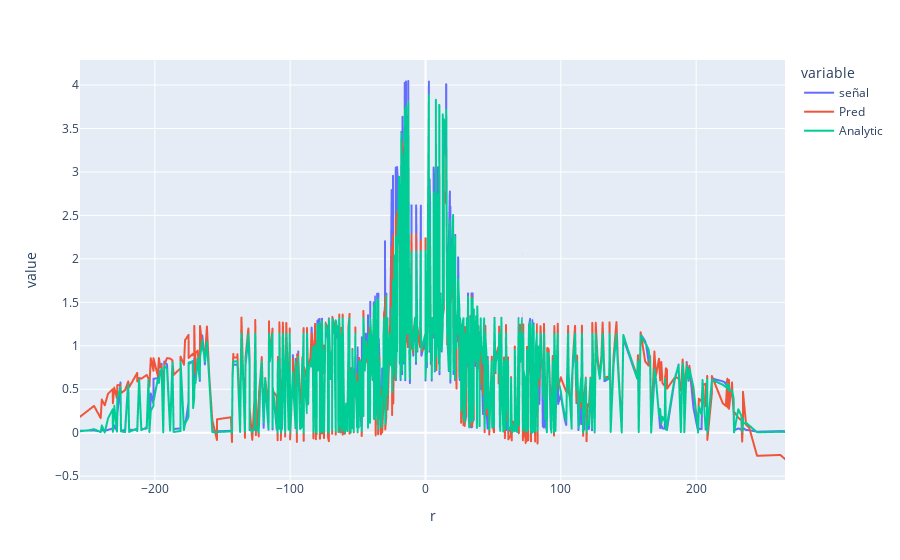

The code cell stored with this chart in its notebook:
### Code cell
REP = y_test.copy()

REP['Pred'] = DenseAdamaxPrediction3
REP['Analytic'] = x_test['Analytic'].values
REP.sort_index().plot()

### Figure 1 — Plotly figure (JSON) as saved in the notebook; plotly's stock layout.template omitted (floating-point values rounded to 4 significant figures; data arrays with more than 128 entries replaced by an {"elided": "..."} marker saying what was removed)
{"data": [{"hovertemplate": "variable=señal<br>r=%{x}<br>value=%{y}<extra></extra>", "legendgroup": "señal", "line": {"color": "#636efa", "dash": "solid"}, "mode": "lines", "name": "señal", "showlegend": true, "type": "scattergl", "x": {"elided": "720 float values"}, "xaxis": "x", "y": {"elided": "720 float values"}, "yaxis": "y"}, {"hovertemplate": "variable=Pred<br>r=%{x}<br>value=%{y}<extra></extra>", "legendgroup": "Pred", "line": {"color": "#EF553B", "dash": "solid"}, "mode": "lines", "name": "Pred", "showlegend": true, "type": "scattergl", "x": {"elided": "720 float values"}, "xaxis": "x", "y": {"elided": "720 float values"}, "yaxis": "y"}, {"hovertemplate": "variable=Analytic<br>r=%{x}<br>value=%{y}<extra></extra>", "legendgroup": "Analytic", "line": {"color": "#00cc96", "dash": "solid"}, "mode": "lines", "name": "Analytic", "showlegend": true, "type": "scattergl", "x": {"elided": "720 float values"}, "xaxis": "x", "y": {"elided": "720 float values"}, "yaxis": "y"}], "layout": {"legend": {"title": {"text": "variable"}, "tracegroupgap": 0}, "margin": {"t": 60}, "xaxis": {"anchor": "y", "domain": [0, 1], "title": {"text": "r"}}, "yaxis": {"anchor": "x", "domain": [0, 1], "title": {"text": "value"}}}}
